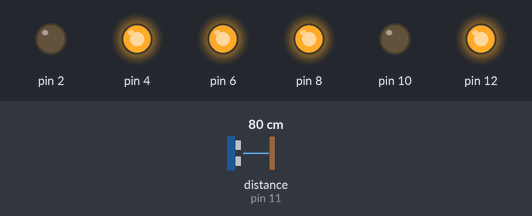
Bench run of a sketch on a simulated Arduino Uno, built with avr-gcc and run on an emulated ATmega328P. Shown: output pins drawn as LEDs (lit = HIGH). Wiring (inferred from the names in the program): ultrasonic range finder: trigger pin 3; echo pin 11. Dashed ring = blinking. Inputs (shaded band) come from the test bench; at power-on: distance to the obstacle (sensor on pin 11) 80 cm. The echo pulse lasts 58.3 µs per cm; pins used as bus, display or sensor lines are not drawn.

Above: at 1.2 s.
1.3 s: distance to the obstacle (sensor on pin 11) set to 2 cm
At 3.2 s:
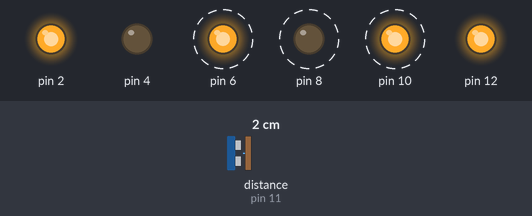
4.3 s: distance to the obstacle (sensor on pin 11) set to 18 cm
At 5.4 s:
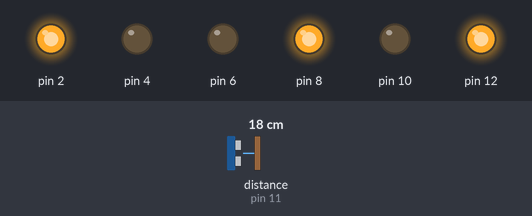
7.1 s: distance to the obstacle (sensor on pin 11) set to 4 cm
At 7.5 s:
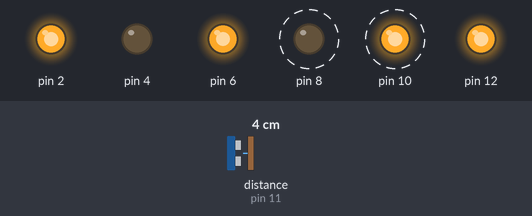
Timing chart, 0 to 16.1 s (numbered marks = the images above; inputs shaded):
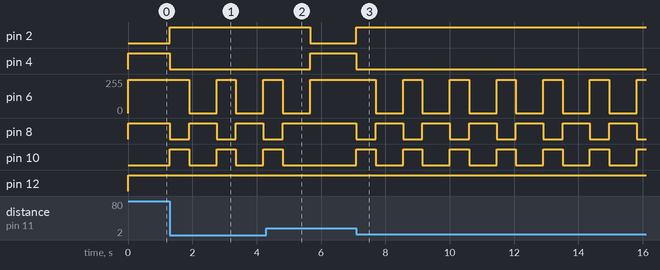

Measured:
- after the input at 1.3 s, pin 2: LOW → HIGH at once; pin 4: HIGH → LOW at once; pin 6: alternates 250/255 for 0.60 s and 0/255 for 0.85 s, starting after 0.60 s; pin 8: alternates HIGH for 0.85 s and LOW for 0.60 s, starting at once; pin 10: alternates HIGH for 0.60 s and LOW for 0.85 s, starting at once
- after the input at 4.3 s, pin 2: HIGH → LOW after 1.4 s; pin 4: LOW → HIGH after 1.4 s; pin 6: goes on until 5.7 s, then stays 250/255; pin 8: goes on until 4.8 s, then stays HIGH; pin 10: goes on until 4.8 s, then stays LOW
- after the input at 7.1 s, pin 2: LOW → HIGH at once; pin 4: HIGH → LOW at once; pin 6: alternates 250/255 for 0.60 s and 0/255 for 0.85 s, starting after 0.60 s; pin 8: alternates HIGH for 0.85 s and LOW for 0.60 s, starting at once; pin 10: alternates HIGH for 0.60 s and LOW for 0.85 s, starting at once

The sketch:

Distance_Sensor.ino
```cpp
const int trigPin = 3;
const int echoPin = 11;

void setup() {
  // put your setup code here, to run once:
pinMode (2, OUTPUT);
  pinMode (4, OUTPUT);
  pinMode (6, OUTPUT);
  pinMode (10, OUTPUT);
  pinMode (8, OUTPUT);
  pinMode (12, OUTPUT);
  Serial.begin (9600);
  pinMode(trigPin, OUTPUT);
  pinMode(echoPin, INPUT);

}

void loop() {
  // put your main code here, to run repeatedly:
  long duration, distance;
digitalWrite(trigPin, LOW);
  delayMicroseconds(2); // low for 2 microseconds
  digitalWrite(trigPin, HIGH);
  delayMicroseconds(10); // high for 10 microseconds
  digitalWrite(trigPin, LOW);

  duration = pulseIn(echoPin, HIGH);
  distance = (duration/2) / 29.1;

  if ( distance >= 12){
    // programming it to detect if anything less then or equal to 12cm close


    digitalWrite (2, LOW);
    digitalWrite (4, HIGH);
    analogWrite (6, 250);
    digitalWrite (8, HIGH);
    digitalWrite (10, LOW);
    analogWrite (12, 250);
// programing it to keep going straight


  } else {
    // unless detecting something too close then to reverse
    digitalWrite (2, HIGH);
    digitalWrite (4, LOW);
    analogWrite (6, 250);
    digitalWrite (8, LOW);
    digitalWrite (10, HIGH);
    analogWrite (12, 250);
    delay(600);

    // then to rotate right, roughly 90 degree to the right
    digitalWrite (2, HIGH);
    digitalWrite (4, LOW);
    analogWrite (6, LOW);
    digitalWrite (8, HIGH);
    digitalWrite (10, LOW);
    analogWrite (12, 250);
    delay(850);

  }
}
```
